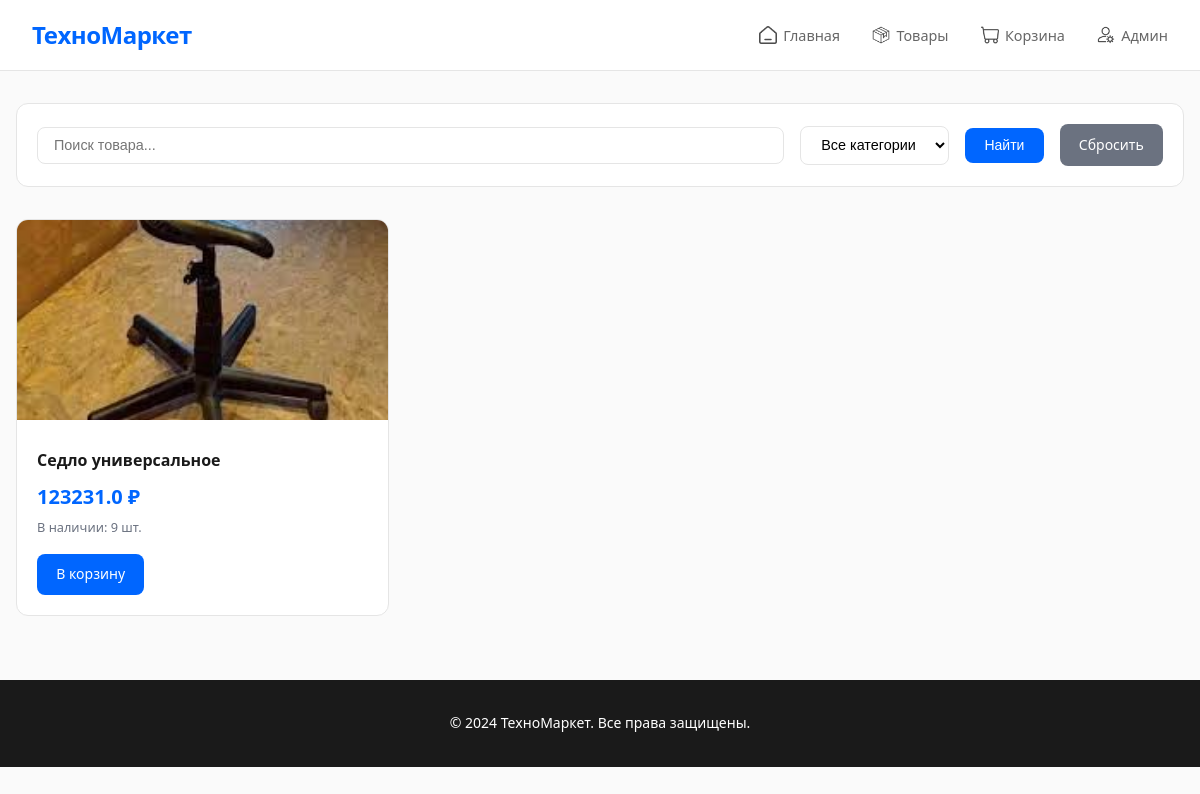
Page /products on the committed database.
### app.py (models this page shows)
class Product(db.Model):
    id = db.Column(db.Integer, primary_key=True)
    name = db.Column(db.String(200), nullable=False)
    category = db.Column(db.String(100))
    price = db.Column(db.Float, nullable=False)
    stock = db.Column(db.Integer, default=0)
    description = db.Column(db.Text)
    image = db.Column(db.Text, default='default.png')  # base64 encoded image

### app.py (the view)
@app.route('/products')
def products():
    category = request.args.get('category')
    search = request.args.get('search')
    query = Product.query
    if category:
        query = query.filter(Product.category == category)
    if search:
        query = query.filter(Product.name.contains(search))
    products = query.all()
    categories = db.session.query(Product.category).distinct().all()
    return render_template('products.html', products=products, categories=categories, search=search)

### templates/products.html (shortened to what this page needs)
<!DOCTYPE html>
<html lang="ru">
<head>
</head>
<body>
    <header class="header">
        <div class="header-inner">
            <div class="logo">ТехноМаркет</div>
            <nav class="nav">
                <a href="/"><img src="/static/images/home.png" alt=""> Главная</a>
                <a href="/products"><img src="/static/images/products.png" alt=""> Товары</a>
                <a href="/cart"><img src="/static/images/cart.png" alt=""> Корзина</a>
                <a href="/admin/login"><img src="/static/images/admin.png" alt=""> Админ</a>
            </nav>
        </div>
    </header>
    <main class="container">
        <div class="filters">
            <form method="GET">
                <input type="text" name="search" placeholder="Поиск товара..." value="{{ search or '' }}">
                <select name="category">
                    <option value="">Все категории</option>
                </select>
                <button type="submit" class="btn">Найти</button>
                <a href="/products" class="btn btn-secondary">Сбросить</a>
            </form>
        </div>
        <div class="products-grid">
            {% for product in products %}
            <article class="product-card">
                <img src="{{ product.image }}" alt="{{ product.name }}" class="product-image">
                <div class="product-info">
                    <h3 class="product-name">{{ product.name }}</h3>
                    <div class="product-price">{{ product.price }} ₽</div>
                    <div class="product-stock">В наличии: {{ product.stock }} шт.</div>
                    <a href="/add_to_cart/{{ product.id }}" class="btn">В корзину</a>
                </div>
            </article>
            {% else %}
            <div class="empty-state">Товары не найдены</div>
            {% endfor %}
        </div>
    </main>
    <footer class="footer">
        <p>© 2024 ТехноМаркет. Все права защищены.</p>
    </footer>
</body>
</html>

### templates/products.html (style rules this page uses)
* { margin: 0; padding: 0; box-sizing: border-box; }
body { font-family: 'Segoe UI', system-ui, sans-serif; background: #fafafa; color: #1a1a1a; line-height: 1.6; }
.header { background: white; padding: 1rem 2rem; position: sticky; top: 0; z-index: 100; border-bottom: 1px solid #e5e5e5; }
.header-inner { max-width: 1200px; margin: 0 auto; display: flex; justify-content: space-between; align-items: center; }
.logo { font-size: 1.5rem; font-weight: 700; color: #0066ff; letter-spacing: -0.5px; }
.nav { display: flex; gap: 2rem; }
.nav a { text-decoration: none; color: #666; font-size: 0.9rem; font-weight: 500; transition: color 0.2s; display: flex; align-items: center; gap: 0.4rem; }
.nav img { width: 18px; height: 18px; opacity: 0.7; }
.container { max-width: 1200px; margin: 2rem auto; padding: 0 1rem; }
.filters { background: white; padding: 1.25rem; border-radius: 12px; margin-bottom: 2rem; border: 1px solid #e5e5e5; }
.filters form { display: flex; gap: 1rem; flex-wrap: wrap; align-items: center; }
.filters input, .filters select { padding: 0.6rem 1rem; border: 1px solid #e5e5e5; border-radius: 8px; font-size: 0.9rem; background: white; transition: border-color 0.2s; }
.filters input[type="text"] { flex: 1; min-width: 200px; }
.btn { display: inline-block; padding: 0.6rem 1.2rem; background: #0066ff; color: white; text-decoration: none; border-radius: 8px; font-size: 0.875rem; font-weight: 500; transition: background 0.2s; border: none; cursor: pointer; }
.btn-secondary { background: #6b7280; }
.products-grid { display: grid; grid-template-columns: repeat(auto-fill, minmax(280px, 1fr)); gap: 1.5rem; }
.product-card { background: white; border-radius: 12px; overflow: hidden; transition: transform 0.2s, box-shadow 0.2s; border: 1px solid #e5e5e5; }
.product-image { width: 100%; height: 200px; object-fit: cover; background: #f5f5f5; }
.product-info { padding: 1.25rem; }
.product-name { font-weight: 600; margin-bottom: 0.5rem; font-size: 1rem; color: #1a1a1a; }
.product-price { font-size: 1.25rem; font-weight: 700; color: #0066ff; margin-bottom: 0.25rem; }
.product-stock { font-size: 0.8rem; color: #6b7280; margin-bottom: 1rem; }
.footer { background: #1a1a1a; color: white; padding: 2rem; text-align: center; margin-top: 4rem; font-size: 0.875rem; }

### rows in the picture
Product: image (picture), name "Седло универсальное", price "123231.0", stock "9"
